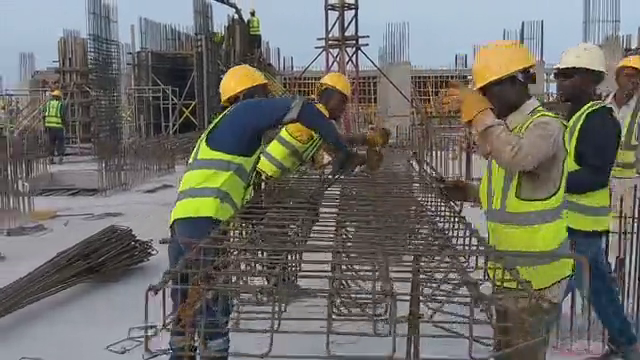
#> input picture frame 66 of 시각지능/sample/tutorial/tutorial.mp4, 640 x 360 px
$ jupyter execute '[1일차_오전_실습용] 안전모 프레임자르기.ipynb'   (shell and % lines are left out)
#> lines starting #> are read from the running program, lines starting #| are printed output that depends on the picture
# <font color="Blue">**[1일차 개요] 객체인식을 위한 이미지데이터 수집** <font>

### **[사전 준비 사항]**
* tutorial.mp4 파일을 본인 학습노트북에 다운로드해 주세요
* 구글드라이브에 아래와 같이 폴더를 생성해 주세요.
  - 구글드라이브 루트에 "helmet"이라는 폴더 생성
  - "helmet" 폴더 밑에 "tutorial" 이라는 서브 폴더 생성
  - helmet>tutorial 폴더에 tutorial.mp4 파일 복사해 두기

### **[이번 1일차의 목적]**
- **영상을 가지고 이미지 데이터를 수집**하는 방법을 먼저 살펴보도록하겠습니다.
- 영상을 통해 수집된 이미지 데이터는 2가지 용도로 활용됩니다.
 - 2일차 객체 학습 후 잘 찾고 있는지 사전테스트용으로 활용(본 테스트에는 영상활용)
 - 3일차 학습을 위한 데이터 레이블링을 위해 활용

### **[진행 방법]**
- 중간에 **"함께 하기"**라는 주석 에서는 함께 코드를 입력하면서 설명드리겠습니다

### **[금일 할일들]**
- (1단계) 안전모 영상으로 부터 이미지 데이터 수집(함께 진행)
- (2단계) CCTV영상 1개로 부터 이미지 데이터 수집(개별 실습) --> 2일차 활용
- (3단계) CCTV영상 13개로 부터 이미지 데이터 수집(조별 실습) --> 3일차 활용

### **[1일차 최종제출물]**
- 3단계때 완성된 **조의 파이썬 파일(.ipynb)을 개인별로** 제출 부탁드립니다.

----

# *이번시간은 우선 같이 해봐요*

## <font color="Blue">**1. 환경 설정하기**<font>

### **1) 구글 드라이브 연결하기**

[cell 1]
# 코랩 사용 시 구글 드라이브 연결
from google.colab import drive
drive.mount('/content/drive')

### **2) 경로 확인하기**
<font color="red">※ 주의. 경로는 절대 변경하지 마세요.</font>

[cell 2]
# ROOT_PATH 확인
import os

ROOT_PATH = "/content/drive/MyDrive/Deep_Learning_KT/project/sample"
if not os.path.exists(ROOT_PATH):
      os.makedirs(ROOT_PATH)

TUTORIAL_PATH = "/content/drive/MyDrive/Deep_Learning_KT/project/sample/tutorial"
if not os.path.exists(TUTORIAL_PATH):
      os.makedirs(TUTORIAL_PATH)


if os.path.exists("/content/drive/MyDrive/Deep_Learning_KT/project/sample") :  #경로가 있는지 확인
  ROOT_PATH = "/content/drive/MyDrive/Deep_Learning_KT/project/sample"
  print("helmet 폴더가 잘생성되어 있습니다.")
else :
  print("/content/drive/MyDrive에 'helmet' 폴더를 생성해 주세요")
# TUTORIAL 데이터 경로

if os.path.exists( ROOT_PATH + "/tutorial") :  #경로가 있는지 확인
  TUTORIAL_PATH = ROOT_PATH + "/tutorial"
  print("helmet/tutorial 폴더가 잘생성되어 있습니다.")
else :
  print("'helmet' 폴더 밑에 'tutorial'를 생성해 주세요")

[cell 3]
print(TUTORIAL_PATH)
print(ROOT_PATH)

### **3) 라이브러리 불러오기**
필요시 추가 라이브러리는 설치해서 사용하세요.

[cell 4]
# 필요 라이브러리 불러오기.
import os
import glob
import cv2
import matplotlib.pyplot as plt
#쥬피터노트북에서 바로 그림을 볼수 있게 하는 역할

---

## <font color="Blue">**2. 데이터 불러오기**<font>
* OpenCV 라이브러리를 활용해서 영상 파일("tutorial.mp4")을 불러오고, 변수명 video에 저장하세요.

    >* 파일경로 TUTORAL_PATH에 저장된 tutorial.mp4 파일을 video라는 변수에 저장하세요.
    >* 저장된 영상 파일의 정보를 확인하세요.(영상의 가로, 세로, 총 프레임 수, fps 정보, 영상 길이)

### <font color="green">**[실습1]  파일경로 TUTORIAL_PATH 내 "tutorial.mp4" 파일을 가져와서 어떤 영상인지 플레이해 보세요.** </font>

####<font color="red">**[미션 1.1] cv2를 이용해 video라는 변수에 tutorial.mp4 파일 로딩하기**</font>

[cell 5]
##### 함께 해보기 - 분석하고자 하는 비디오를 video라는 변수에 저장하기
# 파일경로 TUTORIAL_PATH 내 "tutorial.mp4" 파일을 cv2.VideoCapture()함수를 사용해 video에 저장해보기

video = cv2.VideoCapture(TUTORIAL_PATH + '/tutorial.mp4')

[cell 6]
##### 함께 해보기 - 비디오가 열려있는지 확인해 보기
# video가 열렸는지 확인해보기(열렸다는 의미는 메모리에 video파일이 올라와 있어, 정보와 이미지를 추출할 준비가 되어 있다는 의미임)
# 참고로 video.isOpened()가 False이면 데이터를 가지고 올수 없고, True일때만 가능함

video.isOpened()

####<font color="red">**[미션 1.2] video 파일을 열어서 해당 화면으로 영상을 플레이해보기**
-  구글에서 "코랩에서 비디오 재생"이라고 검색
- " https://blog.naver.com/baemsu/223198658162 " 참조

```
from IPython.display import HTML
from base64 import b64encode
mp4 = open('test.mp4','rb').read()
data_url = "data:video/mp4;base64," + b64encode(mp4).decode()
HTML("""
<video width=500 controls>
      <source src="%s" type="video/mp4">
</video>
""" % data_url)
```

[cell 7]
####### 함께 해보기 - 코랩에서 비디오 띄우기
# 해당 블로그에 들어가서 코드를 복사합니다.(또는 위의 코드 활용)
# 파일 루트만 변경합니다.

from IPython.display import HTML
from base64 import b64encode
mp4 = open(TUTORIAL_PATH + '/tutorial.mp4','rb').read()
data_url = "data:video/mp4;base64," + b64encode(mp4).decode()
HTML("""
<video width=500 controls>
      <source src="%s" type="video/mp4">
</video>
""" % data_url)

### <font color="green">**[실습2] 영상 파일의 정보를 확인하세요.**</font>
> 영상의 가로, 세로, 총 프레임 수, FPS 정보, 영상 길이 정보입니다.

<font color="red">**[미션 2.1]  video, 즉 영상의 정보를 가지고 오세요(https://deep-learning-study.tistory.com/107)**</font>

[cell 8]
# 우선 열려있는 video를 닫고 다시 로딩하는 것이 메모리에 좋습니다.
video.release()
video = cv2.VideoCapture(TUTORIAL_PATH + "/tutorial.mp4")

########### 함께 해보기 - 저장된 비디오의 정보 몇개만 확인해보기
# 영상의 가로, 세로, 총 프레임 수, FPS 정보로 가지고 옵니다.
video_width = video.get(cv2.CAP_PROP_FRAME_WIDTH)

video_height = video.get(cv2.CAP_PROP_FRAME_HEIGHT)

video_length = video.get(cv2.CAP_PROP_FRAME_COUNT)

video_fps = video.get(cv2.CAP_PROP_FPS)

print("가로 :", video_width)
print("세로 :", video_height)
print("총 프레임 수 :", video_length)
print("FPS :", video_fps)

#해당 비디오를 가지고 이용한 후에는 해당 비디오를 메모리에세 제거하기 위해 release함수를 호출합니다.
video.release()

[cell 9]
########### 함께 해보기 - 영상의 총시간 확인하고 프린트 해보기
# 총 영상의 길이는 FPS와 프레임수를 알면 됩니다. 전체영상시간(초) = 전체프레임수/(초당 프레임수), 전체가 600프레임이고, 60 FPS이면, 전체 시간은 10초

video_time = video_length / video_fps
video_time

---

## <font color="Blue">**3. 영상으로부터 이미지 데이터 추출하기**
* OpenCV 라이브러리를 활용해서 영상 파일("tutorial.mp4")을 불러온 후, 모든 프레임 또는 일부 프레임을 저장해봅니다.

    >* 파일경로 TUTORAL_PATH>image
    >* 총 몇개의 파일들이 저장되었는지 확인

### <font color="green">**[실습3]동영상에서 이미지 컷 하나만 가지고와서 저장해 보세요**

#### <font color="red">**[미션 3.1] 동영상에서 프레임 이미지 하나만 가지고 와 보세요.**
- **영상의 프레임 하나만 이미지로 가지고 오기** (**video.read()**활용)
- https://thinking-developer.tistory.com/61

[cell 10]
########## 함께 해보기 - 코랩에서 이미지를 볼수 있는 라이브러리를 임포트 해보기
# 코랩에서는 cv2의 imshow가 안되기 때문에 다른 방법으로 진행해야 함
# https://overface.tistory.com/573

from google.colab.patches import cv2_imshow

[cell 11]
#비디오에서 영상 가져오기
video = cv2.VideoCapture(TUTORIAL_PATH + "/tutorial.mp4")

#영상이 열려 있나 확인 하기
print("비디오가 열려 있나요?: ", video.isOpened())

# read를 통해 프레임을 하나씩 읽으면서 ret값은 프레임을 읽었는지 못 읽었는지 확인, True이면 제대로 읽은 것, 이미지는 frame에 저장
ret,frame = video.read()
#> frame is the input picture: shape (360, 640, 3); mean B, G, R 103.8, 110.5, 111.2
print(int(video.get(cv2.CAP_PROP_POS_FRAMES)), " 번째 프레임을 읽었습니다.")
print("프레임을 읽었는지요?: ", ret)
#| 프레임을 읽었는지요?:  True
print("읽은 프레임의 이미지데이터(numpy형태)는? ","\n", frame)
#> (printed output is left out)

#이미지 보여주기, cv2.imshow는 로컬에서 진행. 코랩에서는 cv2_imshow 안됨
cv2_imshow(frame)

#비디오를 메모리에서 제거하기
video.release()

##### **[참조] 특정 번째 프레임을 추출하고 싶을때**

[cell 12]
#비디오에서 영상 가져오기
video = cv2.VideoCapture(TUTORIAL_PATH + "/tutorial.mp4")

#영상이 열려 있나 확인 하기
print("비디오가 열려 있나요?: ", video.isOpened())

################ 함께 해보기 - 500번째 프래임 그림을 가지고 오세요
# 특정번째 프레임을 가지고 오고 싶을땐때는 video.set(cv2.CAP_PROP_POS_FRAMES, 프레임-1) 를 활용한다.(0부터 시작)

video.set(cv2.CAP_PROP_POS_FRAMES, 499)

ret,frame = video.read()
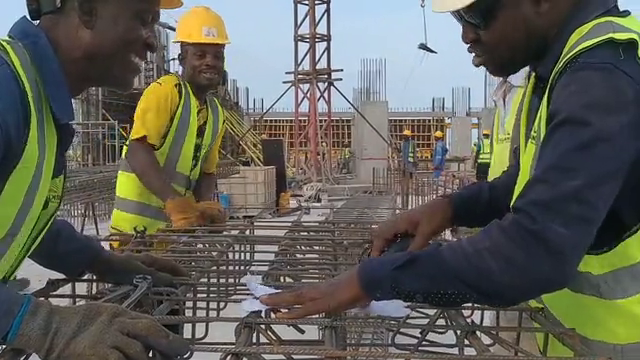
#> input picture frame 499 of 시각지능/sample/tutorial/tutorial.mp4, 640 x 360 px
#> frame is the input picture: shape (360, 640, 3); mean B, G, R 89.4, 98.3, 97.7
print(int(video.get(cv2.CAP_PROP_POS_FRAMES)), " 번째 프레임을 읽었습니다.")

#이미지 보여주기, cv2.imshow는 로컬에서 가능, 코랩에서는 cv2_imshow로 진행
cv2_imshow(frame)

#비디오를 메모리에서 제거하기
video.release()

#### <font color="red">**[미션 3.2] 동영상에서 모든 프레임이미지를 helmet>image 폴더에 저장하시고 몇개의 이미지인지 확인해 보세요.**</font>

- **1단계:프레임수(=저장할 이미지수)를 확인하고 저장할 폴더를 지정합니다.**
 - 사전에 구글 드라이브 helmet 밑에 image라는 폴더를 만들어 주세요

[cell 13]
import os

#비디오에서 영상 가져오기
video = cv2.VideoCapture(TUTORIAL_PATH + "/tutorial.mp4")

#프레임 이미지저장할 위치 지정하기, 사전에 helmet 폴더 밑에 image 폴더 생성해 두기
TUTORIAL_IMAGE = TUTORIAL_PATH +"/image"
if not os.path.exists(TUTORIAL_IMAGE):
      os.makedirs(TUTORIAL_IMAGE)

#저장할 image 폴더 여부와 비디오 오픈 여부 확인
print("이미지폴더 생성 여부:", os.path.exists(TUTORIAL_IMAGE))
print("영상 열려있는 여부:", video.isOpened())

#전체 영상 프레임 수 확인하기
print(video.get(cv2.CAP_PROP_FRAME_COUNT))

- **2단계:while(video.isOpened())를 활용해 하나씩 프레임을 읽으면서 저장합니다.**
 -
사이즈가 큰 경우 가져올때 image = cv2.resize(frame, (500,400))을 활용하여 용량을 줄여 저장합니다.

[cell 14]
# 화면에 보여주는 imshow 호출
from google.colab.patches import cv2_imshow

video = cv2.VideoCapture(TUTORIAL_PATH + "/tutorial.mp4")

while(video.isOpened()):
  ret,frame = video.read()

  # 비디오를 계속 한 프레임씩 열면서 화면에 뿌린다. 더이상 변환할 프레임이미지가 없으면 오픈된 비디오에서 프레임읽는 것을 빠져나온다.

  ################# 함께 해보기 - cv2.resize를 통해 프레임을 줄여줍니다.
  # 화면에 보여 주기 위해 이미지 사이즈는 줄여서 진행 500x400으로 변경 ㅡ frame를 가지고 와서 사이즈 줄여서 image 에 저장
  image = cv2.resize(frame, (500, 400))
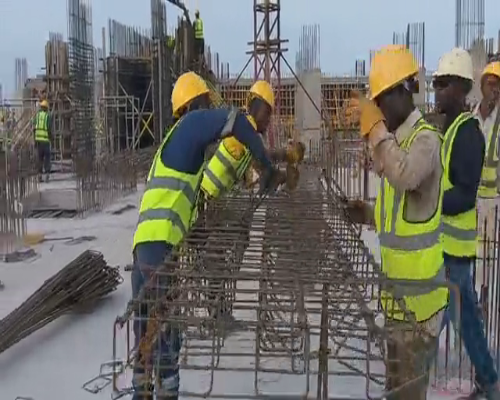
#> image: shape (400, 500, 3); mean B, G, R 103.7, 110.3, 111.1

  # 이미지 보여주기, 프레임이 많으면 다운될 수 있어서 해당 코드는 주석 처리하는 것을 권장함
  # cv2_imshow(image)

  ################## 함께 해보기 - 이미지 폴더에 현재프레임번호로 저장한 것을 저장 여부를 프린트 함
  # 이미지 폴더에 프레임번호.jpg로 저장하고 저장되었다는 것을 보여주기
  cv2.imwrite(TUTORIAL_IMAGE+"/"+ str(int(video.get(cv2.CAP_PROP_POS_FRAMES)))+".jpg", image)
  print(f"{str(int(video.get(cv2.CAP_PROP_POS_FRAMES)))}.jpg saved")

  ################## 함께 해보기 - 현재 프레임이 전체 프레임수와 동일하면 끝냄.  cv2.CAP_PROP_POS_FRAMES, cv2.CAP_PROP_FRAME_COUNT 활용
  # 현재의 프레임 위치가 마지막 위치이면 While를 빠져나옴
  if(video.get(cv2.CAP_PROP_POS_FRAMES) == video.get(cv2.CAP_PROP_FRAME_COUNT)):
    break

#비디오를 메모리에서 제거하기
video.release()

$ run again, starting later in the video
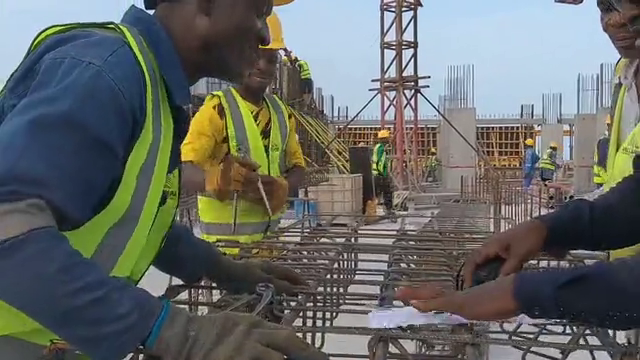
#> input picture frame 300 of 시각지능/sample/tutorial/tutorial.mp4, 640 x 360 px
#> frame is the input picture: shape (360, 640, 3); mean B, G, R 103.2, 105.9, 102.3
#| 프레임을 읽었는지요?:  True
#> (printed output is left out)
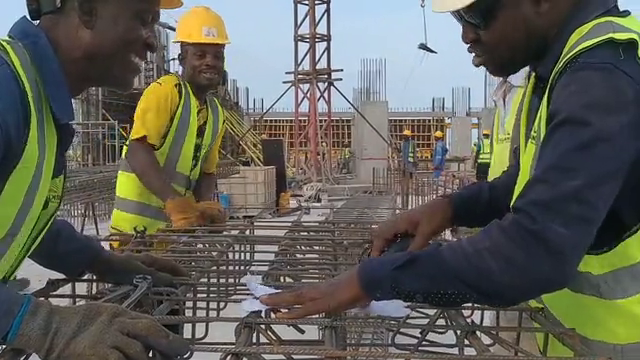
#> input picture frame 499 of 시각지능/sample/tutorial/tutorial.mp4, 640 x 360 px
#> frame is the input picture: shape (360, 640, 3); mean B, G, R 89.4, 98.3, 97.7
#> `image = cv2.resize(frame, (500, 400))`:
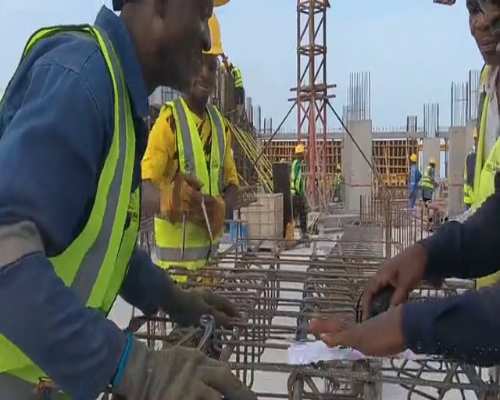
#> image: shape (400, 500, 3); mean B, G, R 103.1, 105.8, 102.2

$ run again, starting later in the video
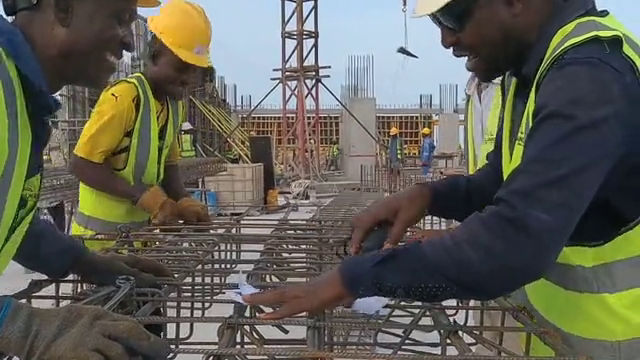
#> input picture frame 533 of 시각지능/sample/tutorial/tutorial.mp4, 640 x 360 px
#> frame is the input picture: shape (360, 640, 3); mean B, G, R 86.9, 97.3, 97.5
#| 프레임을 읽었는지요?:  True
#> (printed output is left out)
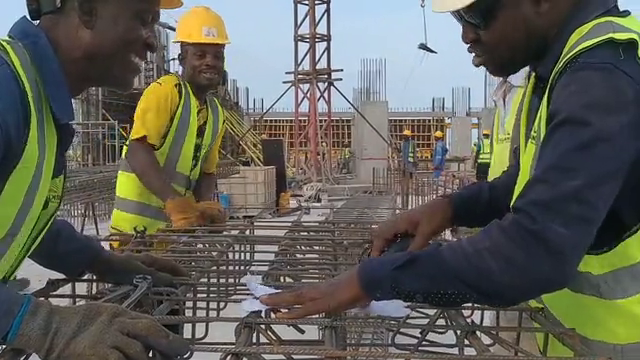
#> input picture frame 499 of 시각지능/sample/tutorial/tutorial.mp4, 640 x 360 px
#> frame is the input picture: shape (360, 640, 3); mean B, G, R 89.4, 98.3, 97.7
#> `image = cv2.resize(frame, (500, 400))`:
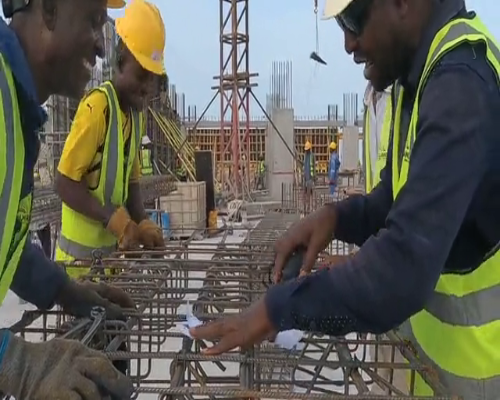
#> image: shape (400, 500, 3); mean B, G, R 86.8, 97.2, 97.4
